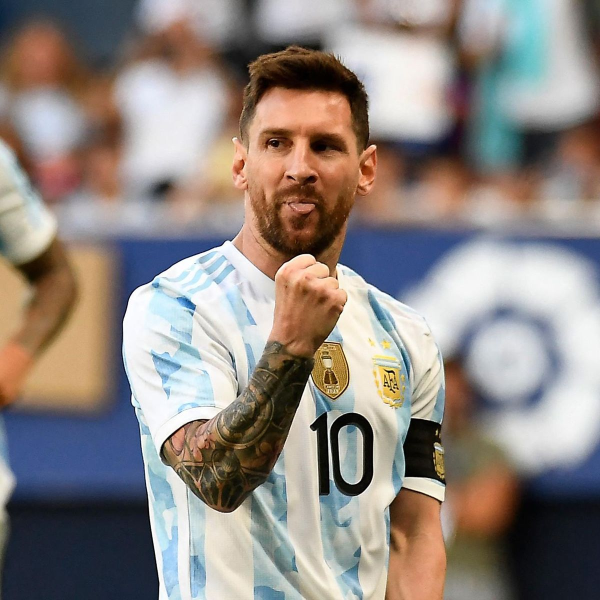
#> input picture commons/dataset/test/test1.jpg, 1200 x 1200 px (shown at 1/2 size)
$ jupyter execute --allow-errors face-detection.ipynb   (shell and % lines are left out)
#> lines starting #> are read from the running program, lines starting #| are printed output that depends on the picture; after the words box and inside, x2 and y2 are one past the last pixel; in counts of white or black regions, pixels touching at a corner belong together
[cell 1]
import numpy as np
import cv2
import matplotlib
from matplotlib import pyplot as plt

[cell 2]
img = cv2.imread("test1.jpg")
#> img is the input picture: shape (1200, 1200, 3); mean B, G, R 129.5, 134.6, 143.4
img.shape
#> Out = (1200, 1200, 3)

[cell 3]
plt.imshow(img)

[cell 4]
gray = cv2.cvtColor(img, cv2.COLOR_BGR2GRAY)
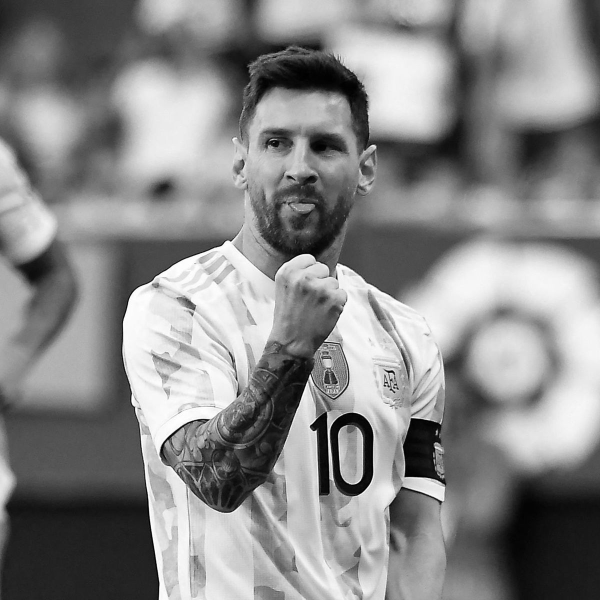
#> gray: shape (1200, 1200) (shown at 1/2 size); min 0, max 255, mean 136.6
gray.shape
#> Out = (1200, 1200)

[cell 5]
plt.imshow(gray, cmap='gray')

[cell 6]
face_cascade = cv2.CascadeClassifier('../../opencv/haarcascades/haarcascade_frontalface_default.xml')
eye_cascade = cv2.CascadeClassifier('../../opencv/haarcascades/haarcascade_eye.xml')
faces = face_cascade.detectMultiScale(gray, 1.3, 5)
#> faces = [[49, 197, 80, 80], [462, 179, 283, 283]]
faces
#> Out = [[49, 197, 80, 80], [462, 179, 283, 283]]

[cell 7]
x,y,w,h = faces[1]
#> x = 462; y = 179; w = 283; h = 283
x, y, w, h
#> Out = (462, 179, 283, 283)

[cell 8]
face_img = cv2.rectangle(img, (x,y), (x+w, y+h), (255,0,0), 2)
plt.imshow(face_img)

[cell 9]
for (x,y,w,h) in faces:
    img = cv2.rectangle(img,(x,y),(x+w,y+h),(255,0,0),2)
    roi_gray = gray[y:y+h, x:x+w]
    roi_color = img[y:y+h, x:x+w]
    eyes = eye_cascade.detectMultiScale(roi_gray)
    for (ex,ey,ew,eh) in eyes:
        cv2.rectangle(roi_color,(ex,ey),(ex+ew,ey+eh),(0,255,0),2)
#> this loop made 2 passes
#> (x, y, w, h, eyes) on pass 2: (462, 179, 283, 283, [[55, 76, 67, 67], [154, 77, 77, 77]])
#> pass 1, `img = cv2.rectangle(img,(x,y),(x+w,y+h),(255,0,0),2)`:
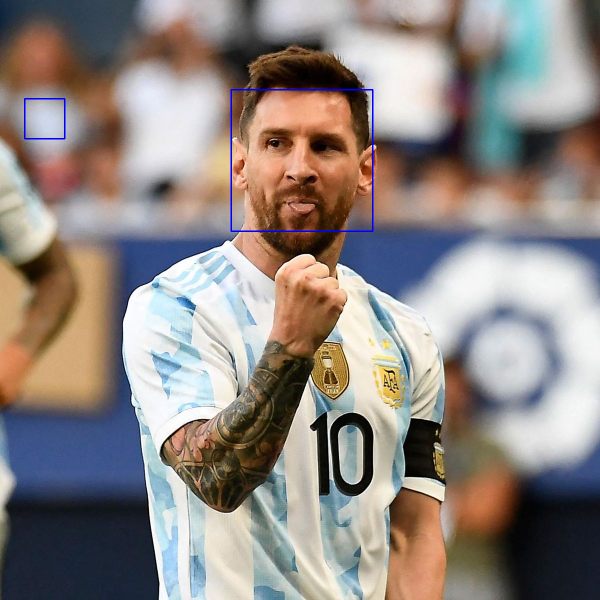
#> img: shape (1200, 1200, 3) (shown at 1/2 size); mean B, G, R 129.9, 134.3, 142.9
#> pass 1, `roi_color = img[y:y+h, x:x+w]`:
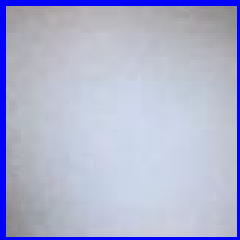
#> roi_color: shape (80, 80, 3) (shown 3 times larger); mean B, G, R 209.2, 179.1, 175.1
#> pass 2, `roi_gray = gray[y:y+h, x:x+w]`:
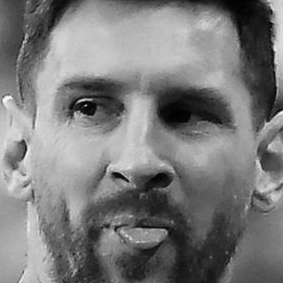
#> roi_gray: shape (283, 283); min 0, max 251, mean 122.7
#> after the loop:
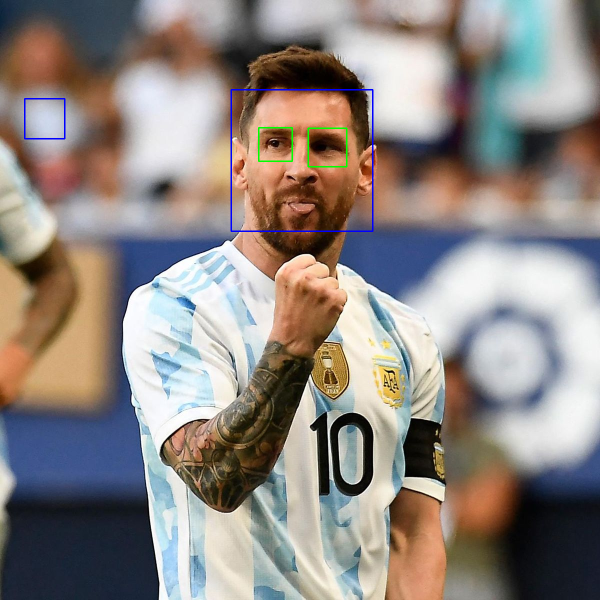
#> img: shape (1200, 1200, 3) (shown at 1/2 size); 0.12% of pixels changed, all inside (x1, y1, x2, y2) = (516, 254, 695, 335)
#> after the loop:
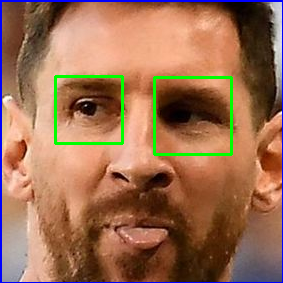
#> roi_color: shape (283, 283, 3); mean B, G, R 82.3, 110.7, 155.6
plt.figure()
plt.imshow(face_img, cmap='gray')
plt.show()

[cell 10]
plt.imshow(roi_color, cmap='gray')

[cell 11]
def get_cropped_image(img_path):
#> called with img_path = 'test1.jpg'
    img = cv2.imread(img_path)
    gray = cv2.cvtColor(img, cv2.COLOR_BGR2GRAY)
    faces = face_cascade.detectMultiScale(gray, 1.3, 5)
#> faces = [[49, 197, 80, 80], [462, 179, 283, 283]]
    for x,y,w,h in faces:
        roi_gray = gray[y:y+h, x:x+w]
        roi_color = img[y:y+h, x:x+w]
        eyes = eye_cascade.detectMultiScale(roi_gray)
        if len(eyes) >=2:
            return roi_color
#> this loop made 2 passes
#> pass 2, in get_cropped_image, `roi_color = img[y:y+h, x:x+w]`:
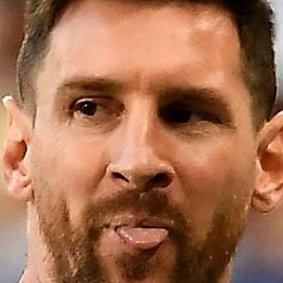
#> roi_color: shape (283, 283, 3); mean B, G, R 80.8, 110.3, 162.9

[cell 12]
cropped_image = get_cropped_image('test1.jpg')
plt.imshow(cropped_image)

[cell 13]
path_to_cropped_data = "../celebs/cropped/"
path_to_data = "../celebs/"
import os
img_dirs = []
for entry in os.scandir(path_to_data):
    if entry.is_dir():
        img_dirs.append(entry.path)
img_dirs

[cell 14]
import shutil
if os.path.exists(path_to_cropped_data):
    shutil.rmtree(path_to_cropped_data)    # removes the folder if it exists
os.mkdir(path_to_cropped_data)

[cell 15]
cropped_image_dirs = []
celeb_dict = {}
#> (the rest of this cell did not finish here and is left out)

        if roi_color is not None:
            cropped_folder = path_to_cropped_data + celebrity
            if not os.path.exists(cropped_folder):
                os.makedirs(cropped_folder)
                cropped_image_dirs.append(cropped_folder)
                print("Generating cropped images in folder: ", cropped_folder)
            cropped_file_name = celebrity + str(count) + ".png"
            cropped_file_path = cropped_folder + "/" + cropped_file_name

            cv2.imwrite(cropped_file_path, roi_color)
            celeb_dict[celebrity].append(cropped_file_path)
            count += 1

[cell 16]
import numpy as np
import pywt
import cv2

def w2d(img, mode='haar', level=1):
#> called with mode = 'db1', level = 5
    print(img)
#> (printed output is left out)
    imArray=img
    imArray = cv2.cvtColor(imArray, cv2.COLOR_RGB2GRAY)
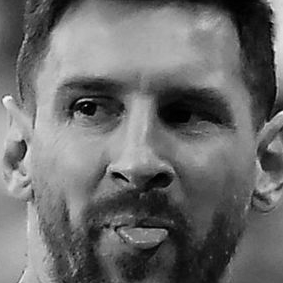
#> imArray: shape (283, 283); min 0, max 246, mean 107.5
    imArray = np.float32(imArray)
    imArray /= 255;
    coeffs = pywt.wavedec2(imArray, mode, level=level)
#> coeffs = 6 items

    coeffs_H = list(coeffs)
#> coeffs_H = 6 items
    coeffs_H[0] *= 0;

    imArray_H = pywt.waverec2(coeffs_H, mode);
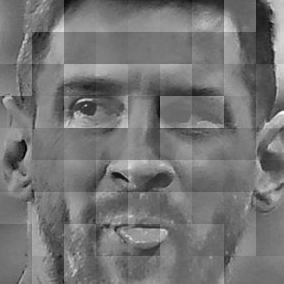
#> imArray_H: shape (284, 284) float32; min -0.556, max 0.652, mean -0.00208; drawn with min black and max white
    imArray_H *=255;
    imArray_H = np.uint8(imArray_H)
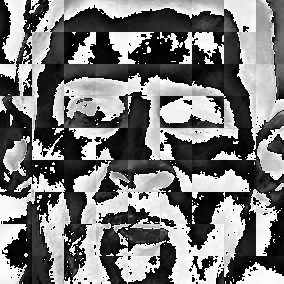
#> imArray_H: shape (284, 284); min 0, max 255, mean 120.9

    return imArray_H

[cell 17]
im_har = w2d(cropped_image, 'db1', 5)
plt.imshow(im_har, cmap='gray')

[cell 18]
class_dict = {}
count = 0
for celebrity_name in celeb_dict.keys():
    class_dict[celebrity_name] = count
    count += 1
class_dict

$ run again, with commons/dataset/test/test2.jpg copied over commons/dataset/test/test1.jpg
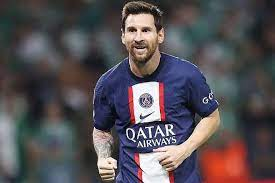
#> input picture commons/dataset/test/test2.jpg, 275 x 183 px
#> img is the input picture: shape (183, 275, 3); mean B, G, R 84.2, 79.6, 85.1
#> `gray = cv2.cvtColor(img, cv2.COLOR_BGR2GRAY)`:
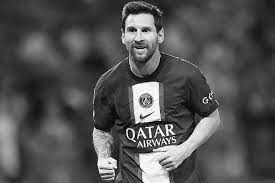
#> gray: shape (183, 275); min 0, max 255, mean 81.8
#> `faces = face_cascade.detectMultiScale(gray, 1.3, 5)`: faces = [[114, 11, 49, 49]]
#> the loop `for (x,y,w,h) in faces:` made 1 pass
#> the loop in get_cropped_image, `for x,y,w,h in faces:` made 1 pass
#> pass 1, in get_cropped_image, `roi_color = img[y:y+h, x:x+w]`:
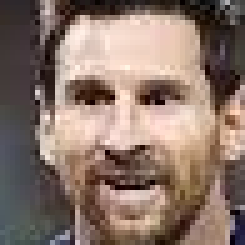
#> roi_color: shape (49, 49, 3) (shown 5 times larger); mean B, G, R 106.8, 117.5, 138.4

$ run again, with commons/dataset/test/test3.jpg copied over commons/dataset/test/test1.jpg
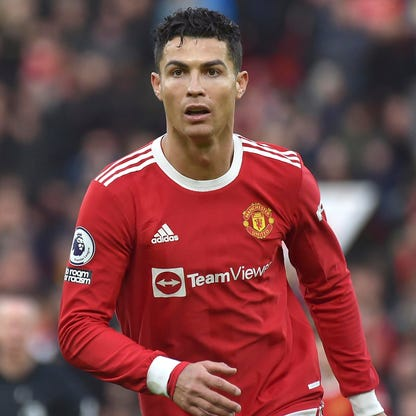
#> input picture commons/dataset/test/test3.jpg, 416 x 416 px
#> img is the input picture: shape (416, 416, 3); mean B, G, R 70.1, 68.8, 120.7
#> `faces = face_cascade.detectMultiScale(gray, 1.3, 5)`: faces = [[143, 30, 104, 104]]
#> the loop `for (x,y,w,h) in faces:` made 1 pass
#> (x, y, w, h, eyes) on pass 1: (143, 30, 104, 104, [[57, 30, 23, 23], [21, 29, 25, 25]])
#> the loop in get_cropped_image, `for x,y,w,h in faces:` made 1 pass
#> (printed output is left out)
#> coeffs = 6 items
#> in w2d, `imArray_H = np.uint8(imArray_H)`:
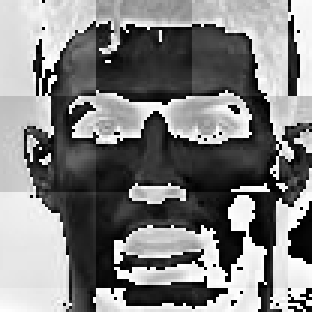
#> imArray_H: shape (104, 104) (shown 3 times larger); min 0, max 255, mean 127.4
